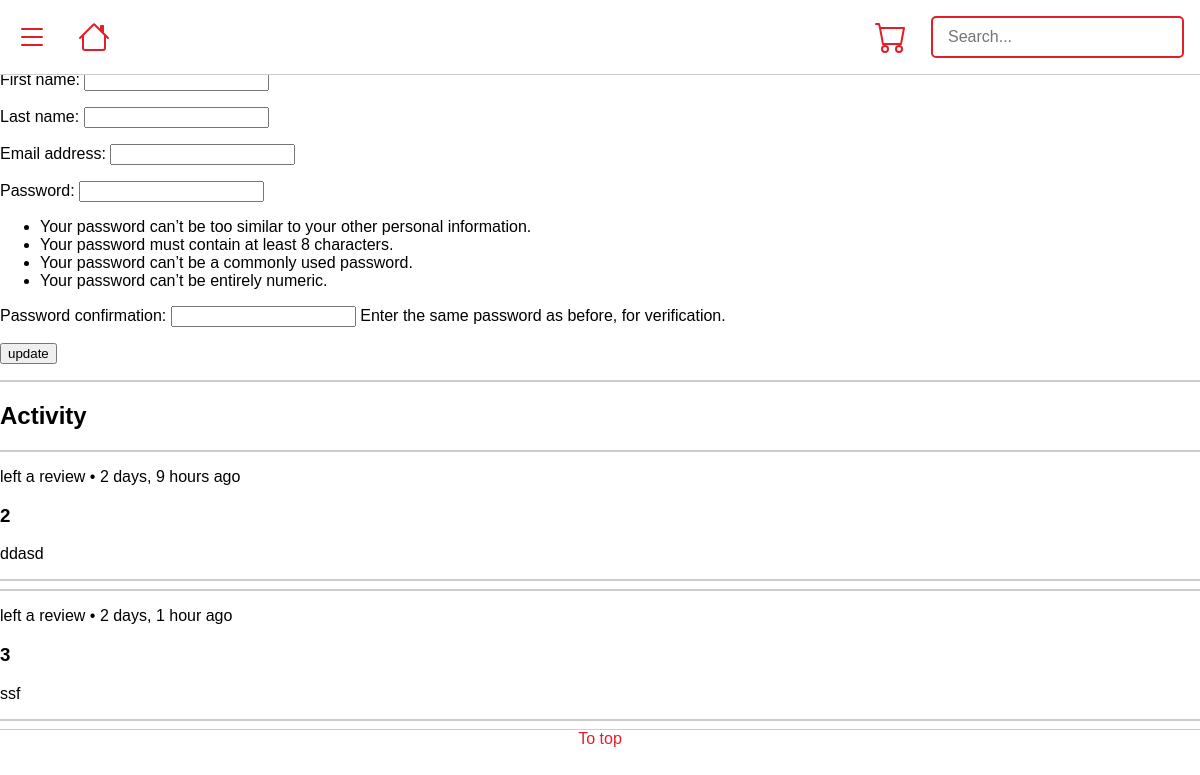
Page /profile/ (signed in) on the committed database.
### base/models.py (models this page shows)
class Review(models.Model):
    review_id = models.UUIDField(primary_key=True, default=uuid.uuid4, editable=False)
    user_id = models.ForeignKey(User, on_delete=models.PROTECT)
    product_ID = models.ForeignKey(Clothing, on_delete=models.CASCADE)
    is_active = models.BooleanField(default=True)
    verified = models.BooleanField()
    title = models.CharField(null=False, max_length=50)
    description_review = models.TextField(null=False, max_length=1000)
    stars = models.IntegerField(null=False, validators=[MaxValueValidator(5), MinValueValidator(0)])
    updated = models.DateTimeField(auto_now=True)
    created = models.DateTimeField(auto_now_add=True)

### base/views.py (the view)
# urls.py: path('profile/', views.user_profile, name='profile'),
@login_required(login_url='login')
def user_profile(request):
    update_detail = UpdateForm()
    user = User.objects.get(username=request.user)
    try:
        reviews = Review.objects.filter(user_id=user.id)
        reviews = list(reviews)
    except Review.DoesNotExist:
        reviews = None
    context = {'user_profile': user,
        'update_detail': update_detail,
        'reviews': reviews}
    if request.method == 'POST':
        first_name = request.POST.get('first_name') if request.POST.get('first_name') != "" else None
        last_name = request.POST.get('last_name') if request.POST.get('last_name') != "" else None
        email = request.POST.get('email') if request.POST.get('email') != "" else None
        if email:
            if '@' not in email or '.' not in email:
                messages.warning(request, 'invalid email address')
                return render(request, 'user_profile.html', context)
        if request.POST.get('password1') != "" and request.POST.get('password2') != "":
            password1 = request.POST.get('password1')
            password2 = request.POST.get('password2')
            if password1 != password2:
                messages.warning(request, 'invalid password - passwords must match')
                return render(request, 'user_profile.html', context)
            else:
                user.password = password1
        if first_name != None:
            user.first_name = first_name
        if last_name != None:
            user.last_name = last_name
        if email != None:
            user.email = email
        user.save()
        return render(request, 'user_profile.html', context)
    else:
        return render(request, 'user_profile.html', context)

### base/forms.py
class UpdateForm(UserCreationForm):
    class Meta:
        model = User
        fields = ['first_name', 'last_name', 'email']
    def __init__(self, *args, **kwargs):
        super().__init__(*args, **kwargs)
        self.fields['first_name'].required = False
        self.fields['last_name'].required = False
        self.fields['email'].required = False
        self.fields['password1'].required = False
        self.fields['password2'].required = False

### templates/user_profile.html (shortened to what this page needs)
<head>
</head>
{% extends 'base.html' %}
{% block content %}
    <div class="container">
        <div class="right-side">
            <form method="POST" action="">
                {{ update_detail.as_p }}
                <input type="submit" value="update">
            </form>
            <hr>
            <h2>Activity</h2>
                {% if reviews|length >= 1 %}
                    {% for item in reviews %}
                        <hr>
                         <p><a href="/product/{{ item.product_ID_id }}#reviews">left a review</a> • {{ item.updated|timesince }} ago</p>
                        <h3>{{ item.stars }}</h3>
                        <p>{{ item.description_review }}</p>
                        <hr>
                    {% endfor %}
                {% else %}
                    <h3>No Reviews</h3>
                {% endif %}
        </div>
    </div>
{% endblock %}

### templates/base.html (style rules this page uses)
hr { border: 1px solid #ccc; }
html { scroll-behavior: smooth; }
a { color: black; text-decoration: none; }
body { font-family: Arial, Helvetica, sans-serif; }
body { margin: 0; padding: 0; overflow-x: hidden; }

### templates/navbar.html (style rules this page uses)
body { padding-top: 70px; }

### rows in the picture
Review: updated "2 days, 9 hours", stars "2", description_review "ddasd"
Review: updated "2 days, 1 hour", stars "3", description_review "ssf"
